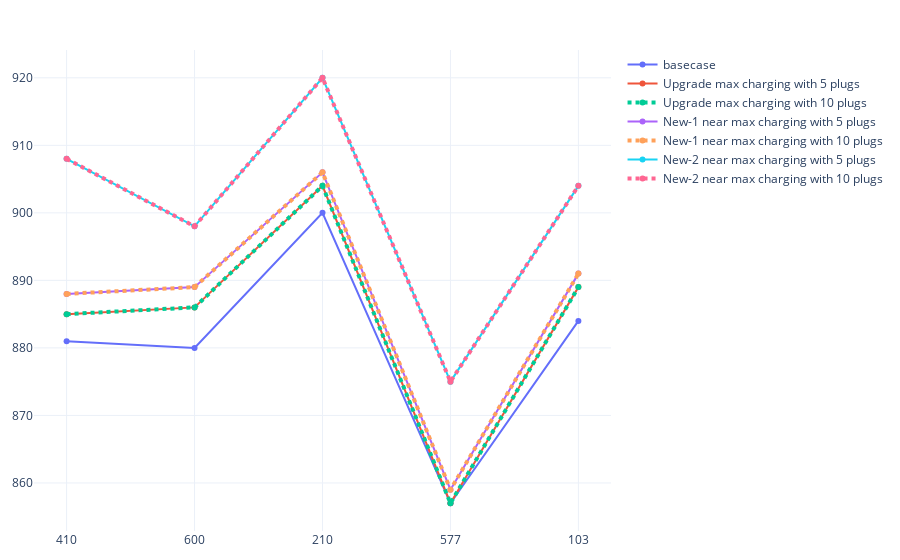

The notebook cell saved with this chart:
### Markdown cell above
#### 5.1 Vehicle Counts

### Code cell
# EVs in simulation
fig = go.Figure()
fig.add_trace(go.Scatter(x=seeds, y=count_stats[(500 <= count_stats['analysis_id']) & (count_stats['analysis_id']<= 504)].sort_values('analysis_id')['sim_count'],
                    mode='lines+markers',
                    name='basecase'))
fig.add_trace(go.Scatter(x=seeds, y=count_stats[(536 <= count_stats['analysis_id']) & (count_stats['analysis_id']<= 540)].sort_values('analysis_id')['sim_count'],
                    mode='lines+markers',
                    name='Upgrade max charging with 5 plugs'))
fig.add_trace(go.Scatter(x=seeds, y=count_stats[(541 <= count_stats['analysis_id']) & (count_stats['analysis_id']<= 545)].sort_values('analysis_id')['sim_count'],
                    mode='lines+markers',
                    name='Upgrade max charging with 10 plugs', line=dict(width=4, dash='dot')))
fig.add_trace(go.Scatter(x=seeds, y=count_stats[(546 <= count_stats['analysis_id']) & (count_stats['analysis_id']<= 550)].sort_values('analysis_id')['sim_count'],
                    mode='lines+markers',
                    name='New-1 near max charging with 5 plugs'))
fig.add_trace(go.Scatter(x=seeds, y=count_stats[(551 <= count_stats['analysis_id']) & (count_stats['analysis_id']<= 555)].sort_values('analysis_id')['sim_count'],
                    mode='lines+markers',
                    name='New-1 near max charging with 10 plugs', line=dict(width=4, dash='dot')))
fig.add_trace(go.Scatter(x=seeds, y=count_stats[(556 <= count_stats['analysis_id']) & (count_stats['analysis_id']<= 560)].sort_values('analysis_id')['sim_count'],
                    mode='lines+markers',
                    name='New-2 near max charging with 5 plugs'))
fig.add_trace(go.Scatter(x=seeds, y=count_stats[(561 <= count_stats['analysis_id']) & (count_stats['analysis_id']<= 565)].sort_values('analysis_id')['sim_count'],
                    mode='lines+markers',
                    name='New-2 near max charging with 10 plugs', line=dict(width=4, dash='dot')))
fig.update_xaxes(type='category')
fig.update_layout(margin=dict(l=20, r=20, t=50, b=20), uniformtext_minsize=8, uniformtext_mode='hide', template='plotly_white')
fig.show()

### Figure 1 — Plotly figure (JSON) as saved in the notebook; plotly's stock layout.template omitted (floating-point values rounded to 4 significant figures)
{"data": [{"mode": "lines+markers", "name": "basecase", "type": "scatter", "x": ["410", "600", "210", "577", "103"], "y": [881, 880, 900, 857, 884]}, {"mode": "lines+markers", "name": "Upgrade max charging with 5 plugs", "type": "scatter", "x": ["410", "600", "210", "577", "103"], "y": [885, 886, 904, 857, 889]}, {"line": {"dash": "dot", "width": 4}, "mode": "lines+markers", "name": "Upgrade max charging with 10 plugs", "type": "scatter", "x": ["410", "600", "210", "577", "103"], "y": [885, 886, 904, 857, 889]}, {"mode": "lines+markers", "name": "New-1 near max charging with 5 plugs", "type": "scatter", "x": ["410", "600", "210", "577", "103"], "y": [888, 889, 906, 859, 891]}, {"line": {"dash": "dot", "width": 4}, "mode": "lines+markers", "name": "New-1 near max charging with 10 plugs", "type": "scatter", "x": ["410", "600", "210", "577", "103"], "y": [888, 889, 906, 859, 891]}, {"mode": "lines+markers", "name": "New-2 near max charging with 5 plugs", "type": "scatter", "x": ["410", "600", "210", "577", "103"], "y": [908, 898, 920, 875, 904]}, {"line": {"dash": "dot", "width": 4}, "mode": "lines+markers", "name": "New-2 near max charging with 10 plugs", "type": "scatter", "x": ["410", "600", "210", "577", "103"], "y": [908, 898, 920, 875, 904]}], "layout": {"autosize": true, "margin": {"b": 20, "l": 20, "r": 20, "t": 50}, "uniformtext": {"minsize": 8, "mode": "hide"}, "xaxis": {"autorange": true, "range": [-0.241, 4.241], "type": "category"}, "yaxis": {"autorange": true, "range": [852.7, 924.3], "type": "linear"}}}
